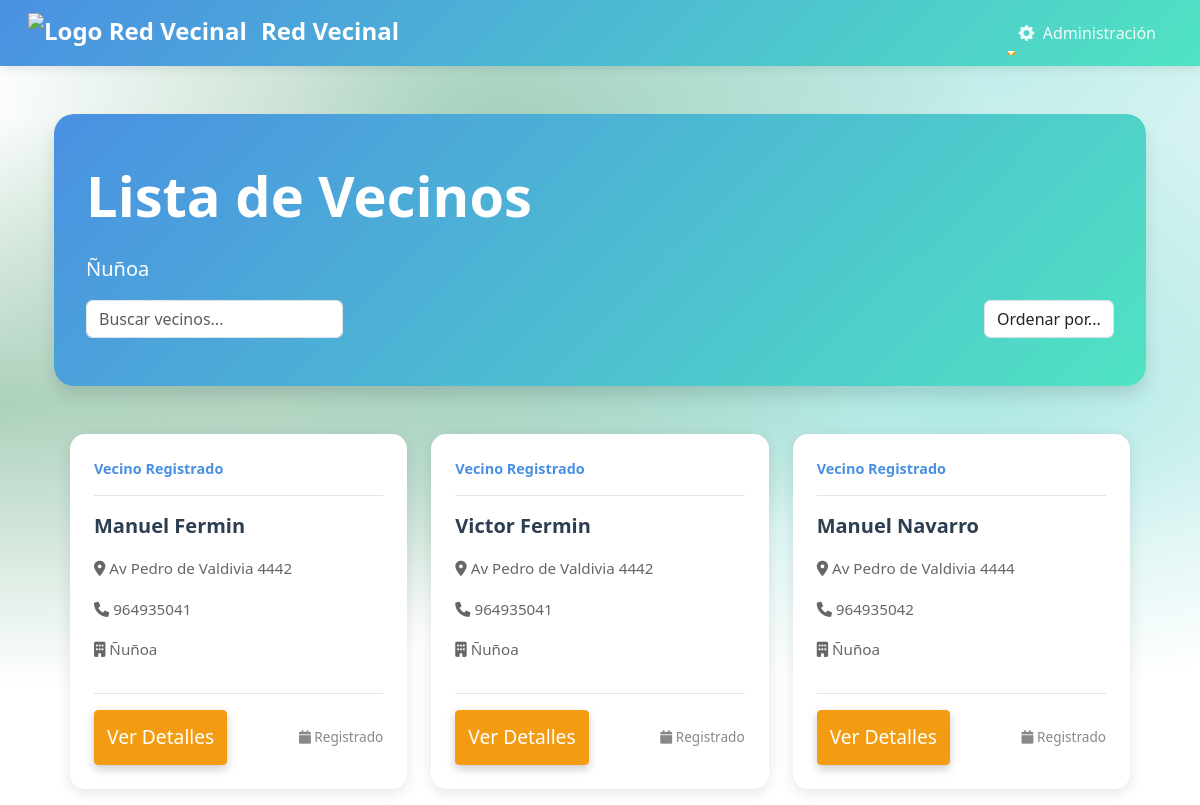
The page /vecinos/ (signed in) on the database as committed earlier.
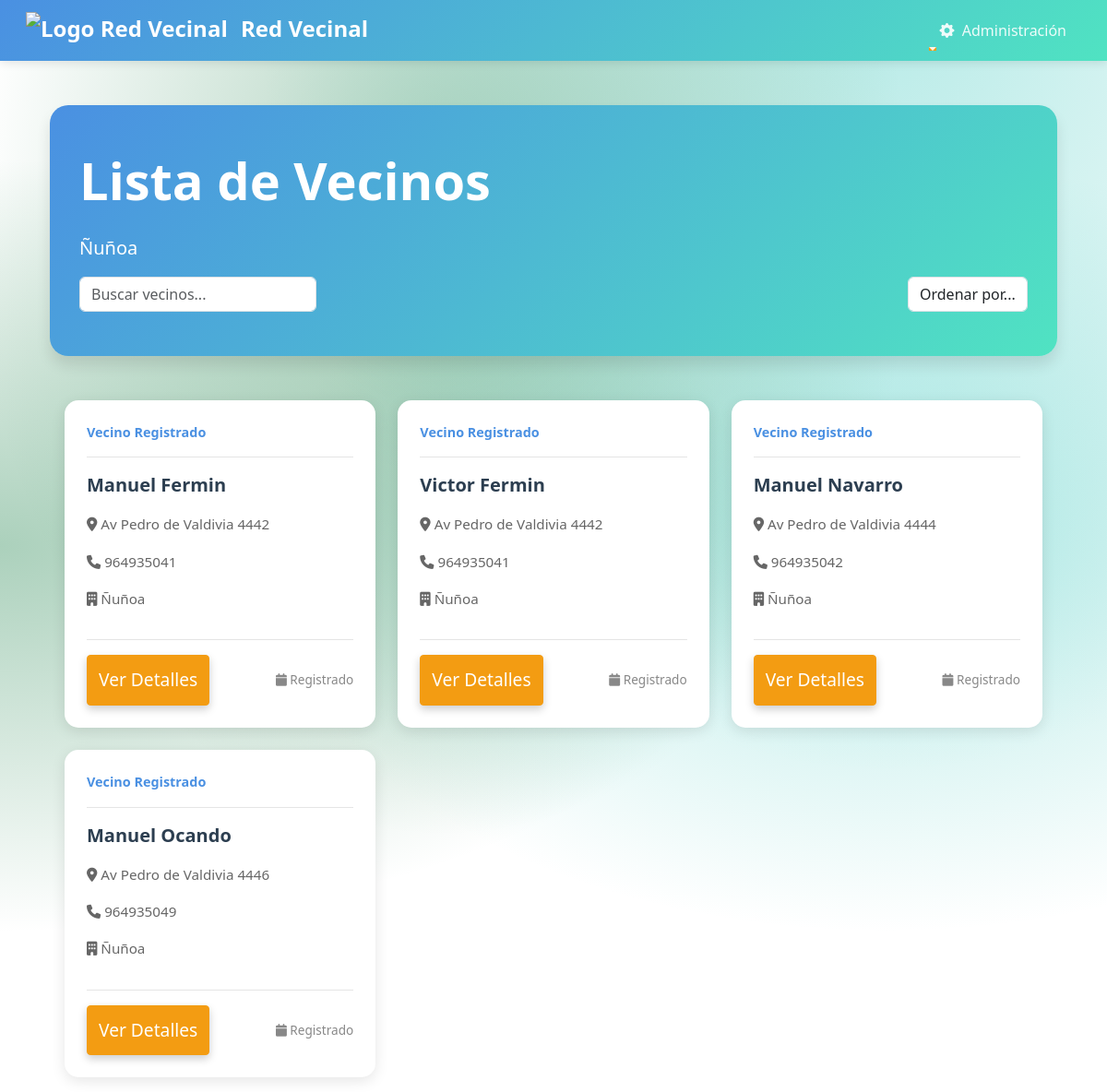
The same page on the database as committed later.
### junta_vecinos/models.py (models this page shows, shortened)
class Vecino(models.Model):
    COMUNA_CHOICES = [
        ('ÑUÑOA', 'Ñuñoa'),
        ('PUENTE_ALTO', 'Puente Alto'),
        ('LA_FLORIDA', 'La Florida'),
    ]
    user = models.OneToOneField(User, on_delete=models.CASCADE)
    nombres = models.CharField(max_length=255)
    apellidos = models.CharField(max_length=255)
    direccion = models.CharField(max_length=255)
    telefono = models.CharField(max_length=15)
    fecha_nacimiento = models.DateField()
    rut = models.CharField(max_length=12, unique=True)
    comuna = models.CharField(max_length=20, choices=COMUNA_CHOICES, default='ÑUÑOA')
    administrador = models.ForeignKey(AdministradorComuna, on_delete=models.SET_NULL, null=True, related_name='vecinos')

### junta_vecinos/views.py (the view)
# urls.py: path('vecinos/', views.lista_vecinos, name='lista_vecinos'),
@user_passes_test(is_admin)
@login_required
def lista_vecinos(request):
    admin = request.user.administradorcomuna
    vecinos = Vecino.objects.filter(comuna=admin.comuna)
    return render(request, 'junta_vecinos/lista_vecinos.html', {'vecinos': vecinos})

### junta_vecinos/views.py (called while the page is built)
def is_admin(user):
    return hasattr(user, 'administradorcomuna')  # Solo permite el acceso si el usuario es un superusuario (admin)

### junta_vecinos/templates/junta_vecinos/lista_vecinos.html (shortened to what this page needs)
{% extends 'junta_vecinos/base.html' %}
{% block content %}
<div class="container mt-5">
    <div class="jumbotron">
        <h1 class="display-4">Lista de Vecinos</h1>
        <p class="lead">{{ request.user.administradorcomuna.get_comuna_display }}</p>
        <div class="d-flex justify-content-between align-items-center">
            <div class="search-box">
                <input type="text" id="searchInput" class="form-control" placeholder="Buscar vecinos...">
            </div>
            <div class="filter-box">
                <select id="filterSelect" class="form-control">
                    <option value="">Ordenar por...</option>
                </select>
            </div>
        </div>
    </div>
    <div class="news-grid mt-4" id="vecinosList">
        {% for vecino in vecinos %}
        <div class="news-card vecino-card" data-name="{{ vecino.nombres }} {{ vecino.apellidos }}" data-address="{{ vecino.direccion }}">
            <div class="news-content">
                <div class="news-source">
                    <span class="news-source-name">Vecino Registrado</span>
                </div>
                <h3 class="news-title">{{ vecino.nombres }} {{ vecino.apellidos }}</h3>
                <div class="news-excerpt">
                    <p><i class="fas fa-map-marker-alt"></i> {{ vecino.direccion }}</p>
                    <p><i class="fas fa-phone"></i> {{ vecino.telefono }}</p>
                    <p><i class="fas fa-building"></i> {{ vecino.get_comuna_display }}</p>
                </div>
                <div class="news-footer">
                    <button class="btn btn-primary btn-sm ver-detalles"
                            data-nombre="{{ vecino.nombres }} {{ vecino.apellidos }}"
                            data-direccion="{{ vecino.direccion }}"
                            data-telefono="{{ vecino.telefono }}"
                            data-comuna="{{ vecino.get_comuna_display }}"
                            data-rut="{{ vecino.rut }}"
                            data-fecha="{{ vecino.fecha_nacimiento|date:'d/m/Y' }}">
                        Ver Detalles
                    </button>
                    <span class="news-time">
                        <i class="fas fa-calendar"></i> Registrado
                    </span>
                </div>
            </div>
        </div>
        {% empty %}
        <div class="empty-news">
            <p>No hay vecinos registrados en esta comuna.</p>
        </div>
        {% endfor %}
    </div>
</div>
{% endblock %}

Rows that differ between the two databases and show on the page:
added Vecino: nombres "Manuel", apellidos "Ocando", direccion "Av Pedro de Valdivia 4446", telefono "964935049", comuna "Ñuñoa"
